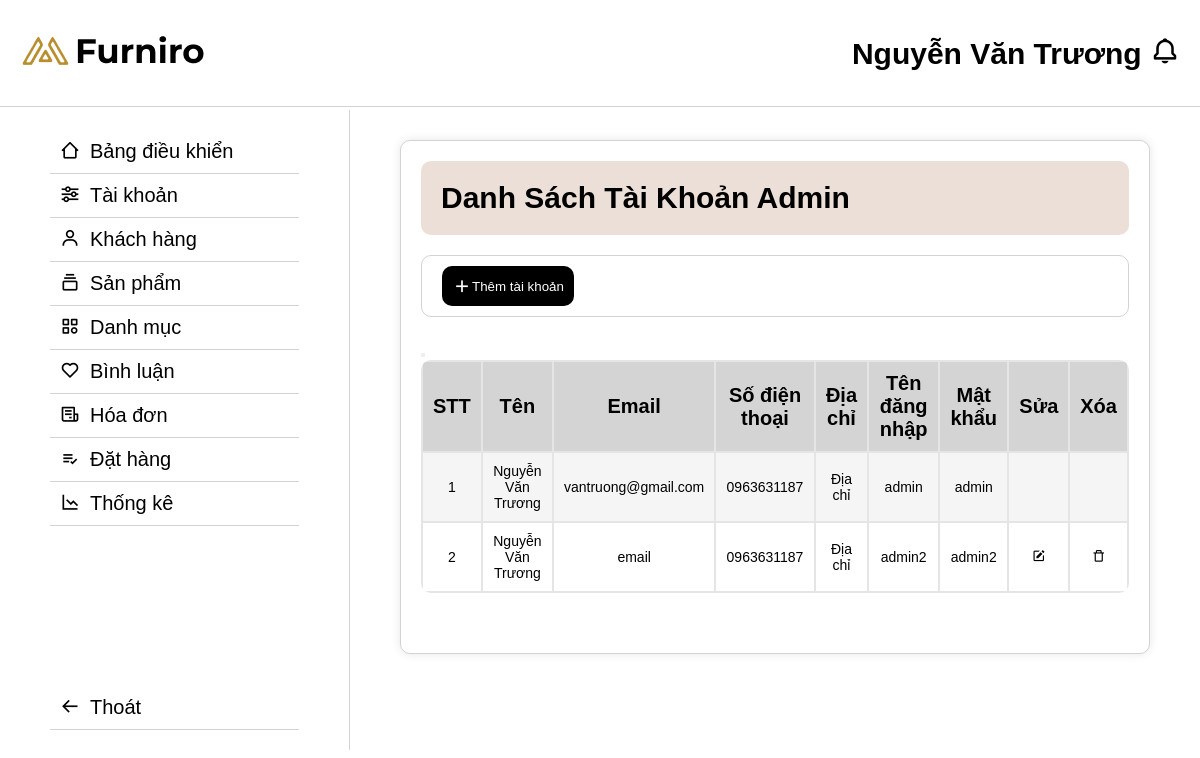
The page /admin/index.php?act=listTaiKhoanAdmin (signed in) on the database its author committed.
### tables this page shows
CREATE TABLE `taikhoan` (
  `MaTaiKhoan` int(11) NOT NULL,
  `Ten` varchar(255) NOT NULL,
  `Email` varchar(255) NOT NULL,
  `SoDienThoai` varchar(20) DEFAULT NULL,
  `DiaChi` varchar(255) DEFAULT NULL,
  `TenDangNhap` varchar(255) NOT NULL,
  `MatKhau` varchar(255) NOT NULL,
  `VaiTro` tinyint(1) NOT NULL DEFAULT 0
);

### model/pdo.php (called while the page is built, shortened)
<?php
function pdo_get_connection()
{
    $dburl = "mysql:host=localhost;dbname=d1;charset=utf8";
    $username = 'root';
    $password = '';
    $conn = new PDO($dburl, $username, $password);
    $conn->setAttribute(PDO::ATTR_ERRMODE, PDO::ERRMODE_EXCEPTION);
    return $conn;
}
function pdo_query($sql)
{
    $sql_args = array_slice(func_get_args(), 1);
    try {
        $conn = pdo_get_connection();
        $stmt = $conn->prepare($sql);
        $stmt->execute($sql_args);
        $rows = $stmt->fetchAll();
        return $rows;
    } catch (PDOException $e) {
        throw $e;
    } finally {
        unset($conn);
    }
}

### model/taikhoan.php (called while the page is built, shortened)
<?php
function loadAllAdmin()
{
    $sql = "SELECT * FROM taikhoan WHERE VaiTro = true";
    $admin = pdo_query($sql);
    return $admin;
}

### admin/taikhoan/listAdmin.php (the view, shortened to what this page needs)
<div class="danhmuc">
    <div class="list-danhmuc">
        <div class="list-danhmuc__title">
            <h2>Danh Sách Tài Khoản Admin</h2>
        </div>
        <div style="display: flex; justify-content: space-between; margin: 20px 0; align-items: center;border: 1px solid rgba(128, 128, 128, 0.349); border-radius: 10px; padding:10px 20px">
            <div class="list-danhmuc__add">
                <a href="index.php?act=addTaiKhoanAdmin"><i class='bx bx-plus'></i><input type="button" value="Thêm tài khoản"></a>
            </div>
        </div>
        <div class="list-danhmuc__content">
            <table border="1">
                <thead>
                    <th>STT</th>
                    <th>Tên</th>
                    <th>Email</th>
                    <th>Số điện thoại</th>
                    <th>Địa chỉ</th>
                    <th>Tên đăng nhập</th>
                    <th>Mật khẩu</th>
                    <th>Sửa</th>
                    <th>Xóa</th>
                    <button></button>
                </thead>
                <tbody>
                    <?php
                    $count = 0;
                    foreach ($listTaiKhoanAdmin as $taikhoan) {
                        if ($taikhoan)
                            $rowClass = ($count % 2 === 0) ? 'class="grayRow"' : 'class="whiteRow"';
                        extract($taikhoan);
                        $suaTaiKhoan = "index.php?act=suaTaiKhoan&id=" . $MaTaiKhoan;
                        $sua = '';
                        $xoaTaiKhoan = "index.php?act=xoaTaiKhoan&id=" . $MaTaiKhoan;
                        $xoa = '';
                        if ($TenDangNhap == $_SESSION['username']) {
                            $sua = '';
                            $xoa = '';
                        } else {
                            $sua = '<a href="' . $suaTaiKhoan . '"><i class="bx bxs-edit"></i></a>';
                            $xoa = '<a href="' . $xoaTaiKhoan . '"onclick="return confirm(\'Bạn có chắc chắn muốn xóa?\');"><i class="bx bx-trash-alt"></i></a>';
                        }
                        echo '
                        <tr ' . $rowClass . '>
                            <td>' . $count +  1 . '</td>
                            <td>' . $Ten . '</td>
                            <td>' . $Email . '</td>
                            <td>' . $SoDienThoai  . '</td>
                            <td>' . $DiaChi . '</td>
                            <td>' . $TenDangNhap . '</td>
                            <td>' . $MatKhau . '</td>
                            <td>
                                ' . $sua . '
                            </td>
                            <td>
                                ' . $xoa . '
                            </td>
                        </tr>
                        ';
                        $count++;
                    }
                    ?>
                </tbody>
            </table>
        </div>
    </div>
</div>

### assets/css/css-admin.css (style rules this page uses)
* { padding: 0; margin: 0; box-sizing: border-box; }
body { font-size: 20px; }
a { text-decoration: none; color: black; }
body { font-family: sans-serif; margin: 20px; }
.whiteRow { background-color: white; }
.grayRow { background-color: #F5F5F5; }
table { border-spacing: 1; background-color: #E5E5E5; width: 100%; border: none; border-radius: 10px; overflow: hidden; }
thead th { background-color: #D4D4D4; padding: 10px; font-weight: bold; border: none; text-align: center; }
td { padding: 10px; font-size: 14px; border: none; text-align: center; }
.danhmuc { display: flex; gap: 50px; }
.list-danhmuc { display: block; gap: 50px; padding: 20px; border-radius: 10px; border: 1px solid rgba(128, 128, 128, 0.349); flex: 1; box-shadow: 0 0 10px rgba(0, 0, 0, 0.1); }
.list-danhmuc__title { padding: 20px; border-radius: 10px; display: flex; align-items: center; gap: 20px; background-color: #EBDFD7; margin-bottom: 20px; text-align: center; }
.list-danhmuc__add a { display: flex; align-items: center; }
.list-danhmuc__add i { font-size: 20px; }
.list-danhmuc__add a input { background-color: black; color: white; border: none; }
.list-danhmuc__add a { padding: 10px; border-radius: 10px; background-color: black; color: white; cursor: pointer; }

### rows shown on the page
taikhoan: Ten "Nguyễn Văn Trương", Email "vantruong@gmail.com", SoDienThoai "0963631187", DiaChi "Địa chỉ", TenDangNhap "admin", MatKhau "admin"
taikhoan: Ten "Nguyễn Văn Trương", Email "email", SoDienThoai "0963631187", DiaChi "Địa chỉ", TenDangNhap "admin2", MatKhau "admin2"
